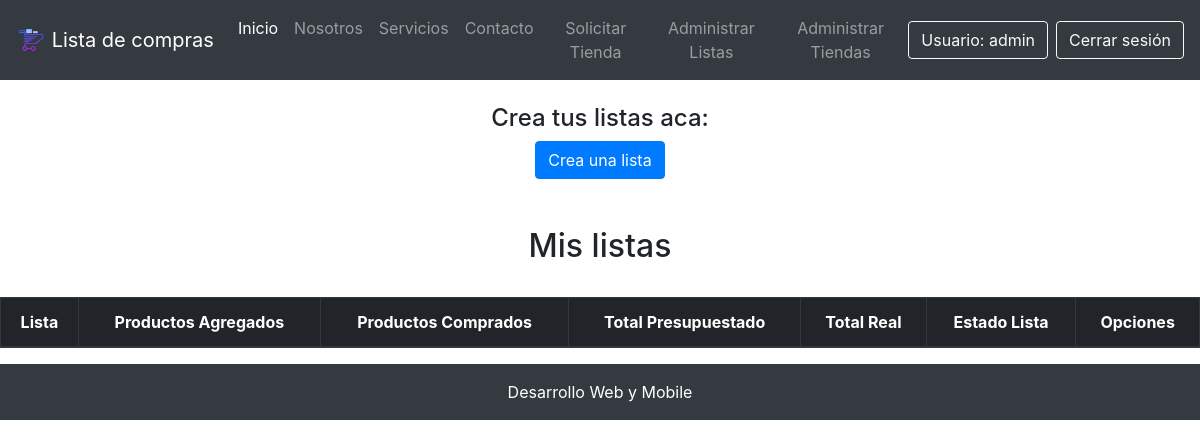
The app's page /listar_listas/ (signed in), older data.
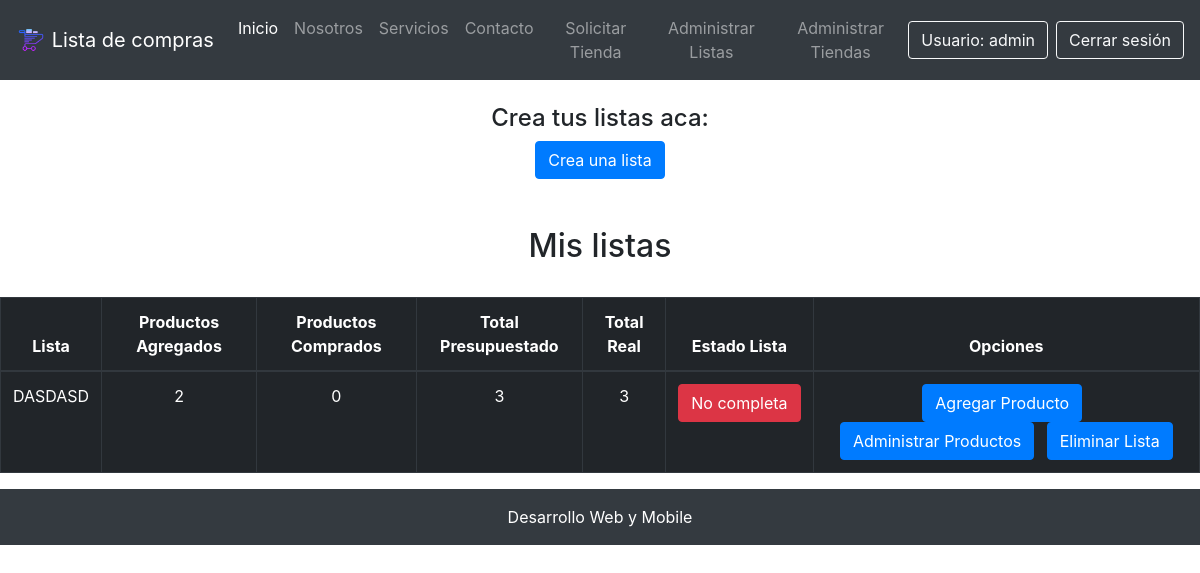
The same page, newer data.
### core/models.py (models this page shows, shortened)
class Lista(models.Model):
    usuario = models.ForeignKey(User, on_delete=models.CASCADE, verbose_name="Nombre Usuario")
    nombre_lista = models.CharField(max_length=30 ,verbose_name="Nombre Lista")
    total_productos_agregados = models.IntegerField(verbose_name="Productos Agregados")
    total_productos_comprados = models.IntegerField(verbose_name="Productos Comprados")
    costo_total_presupuestado = models.IntegerField(verbose_name="Total Presupuestado")
    costo_total_real = models.IntegerField(verbose_name="Total Real")
    estadoLista = models.ForeignKey(EstadoLista, on_delete=models.CASCADE, verbose_name="Estado Lista")

class EstadoLista(models.Model):
    nombre = models.CharField(max_length=30, verbose_name="Estado Lista")

### core/views.py (the view)
# urls.py: path('listas/', listar_listas, name="api_listar_listas"),
@login_required
def listar_listas(request):
    listas = Lista.objects.filter(usuario=request.user)
    return render(request, 'core/listar_listas.html', {
        'listas': listas
    })

### core/templates/core/listar_listas.html (shortened to what this page needs)
{% extends 'core/base.html' %}
{% load static %}
{% block contenido %}
<br>
<div class="container">
    <div class="row">
        <div class="col-12 text-center">
            <h4 class="text-center">Crea tus listas aca:</h4>
            <a class="btn btn-primary" href="{% url 'crear_lista' %}">Crea una lista</a>
        </div>
    </div>
</div>
<br>
<br>
<h2 class="d-flex justify-content-around">Mis listas</h2>
<br>
<div class="table-responsive">
    <table class="table table-dark table-bordered table-hover table-condensed">
        <thead>
            <tr>
                <th class="text-center">Lista</th>
                <th class="text-center">Productos Agregados</th>
                <th class="text-center">Productos Comprados</th>
                <th class="text-center">Total Presupuestado</th>
                <th class="text-center">Total Real</th>
                <th class="text-center">Estado Lista</th>
                <th class="text-center">Opciones</th>
            </tr>
        </thead>
        <tbody>
            {% for l in listas %}
            <tr>
                <td class="text-center">{{ l.nombre_lista }}</td>
                <td class="text-center">{{ l.total_productos_agregados }}</td>
                <td class="text-center">{{ l.total_productos_comprados }}</td>
                <td class="text-center">{{ l.costo_total_presupuestado }}</td>
                <td class="text-center">{{ l.costo_total_real }}</td>
                {% if l.estadoLista.id == 1 %}
                    <td class="text-center">
                        <a href="" class="btn btn-danger">{{ l.estadoLista.nombre }}</a>
                    </td>
                {% else %}
                    <td class="text-center">
                        <a href="" class="btn btn-success">{{ l.estadoLista.nombre }}</a>
                    </td>
                {% endif %}
                <td class="text-center">
                    <a class="btn btn-primary mr-2" href="{% url 'form_producto' l.id %}">Agregar Producto</a>
                    <a class="btn btn-primary mr-2" href="{% url 'listar_productos' l.id %}" >Administrar Productos</a>
                    <a class="btn btn-primary" href="{% url 'eliminar_lista' l.id %}">Eliminar Lista</a>
                </td>
            </tr>
            {% endfor %}
        </tbody>
    </table>
</div>
{% endblock contenido %}

Row changes from the older to the newer data that the page shows:
added Lista: nombre_lista "DASDASD", total_productos_agregados "2", total_productos_comprados "0", costo_total_presupuestado "3", costo_total_real "3", estadoLista.nombre "No completa"
